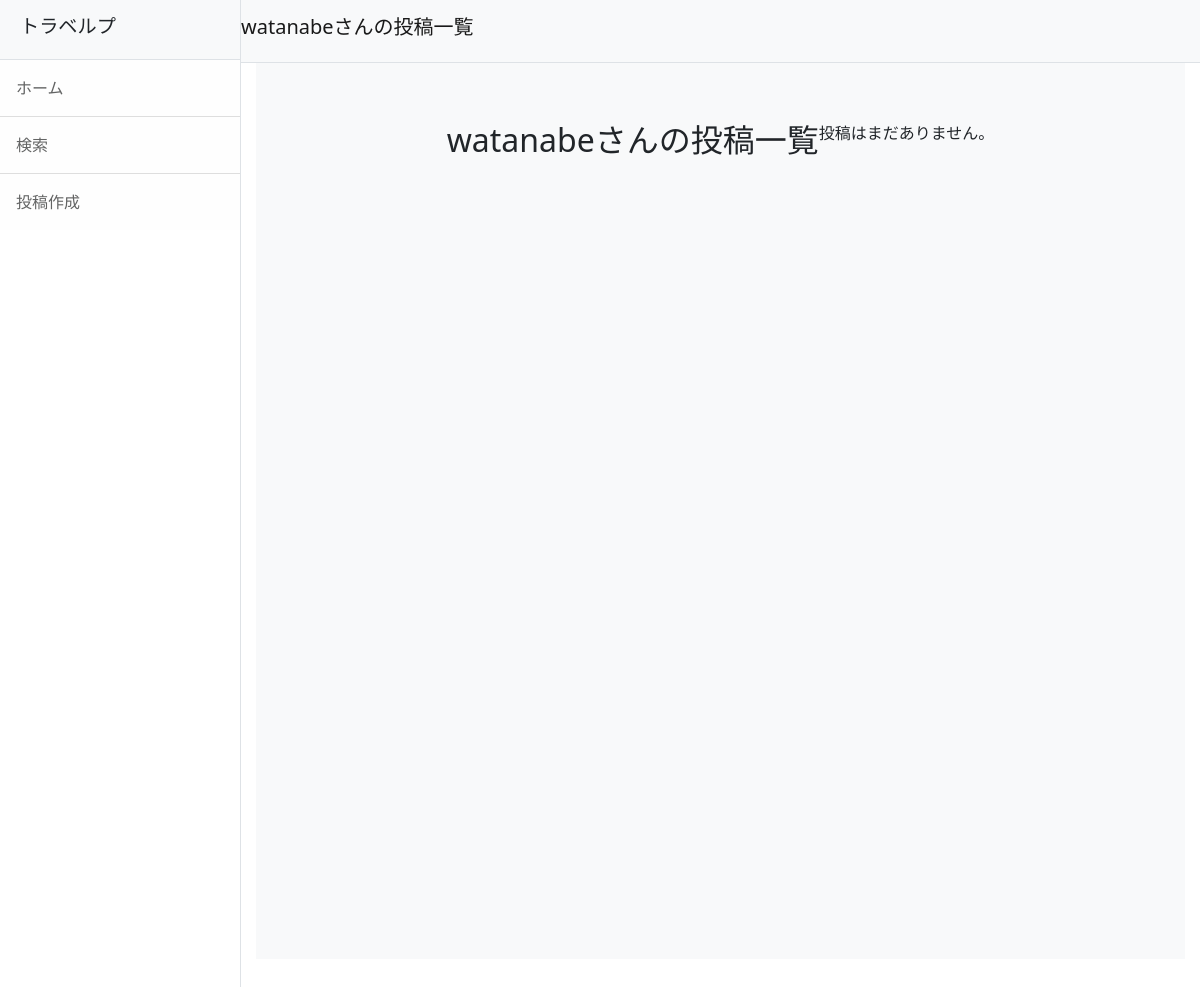
Before: /user/3/posts/ with the older database file.
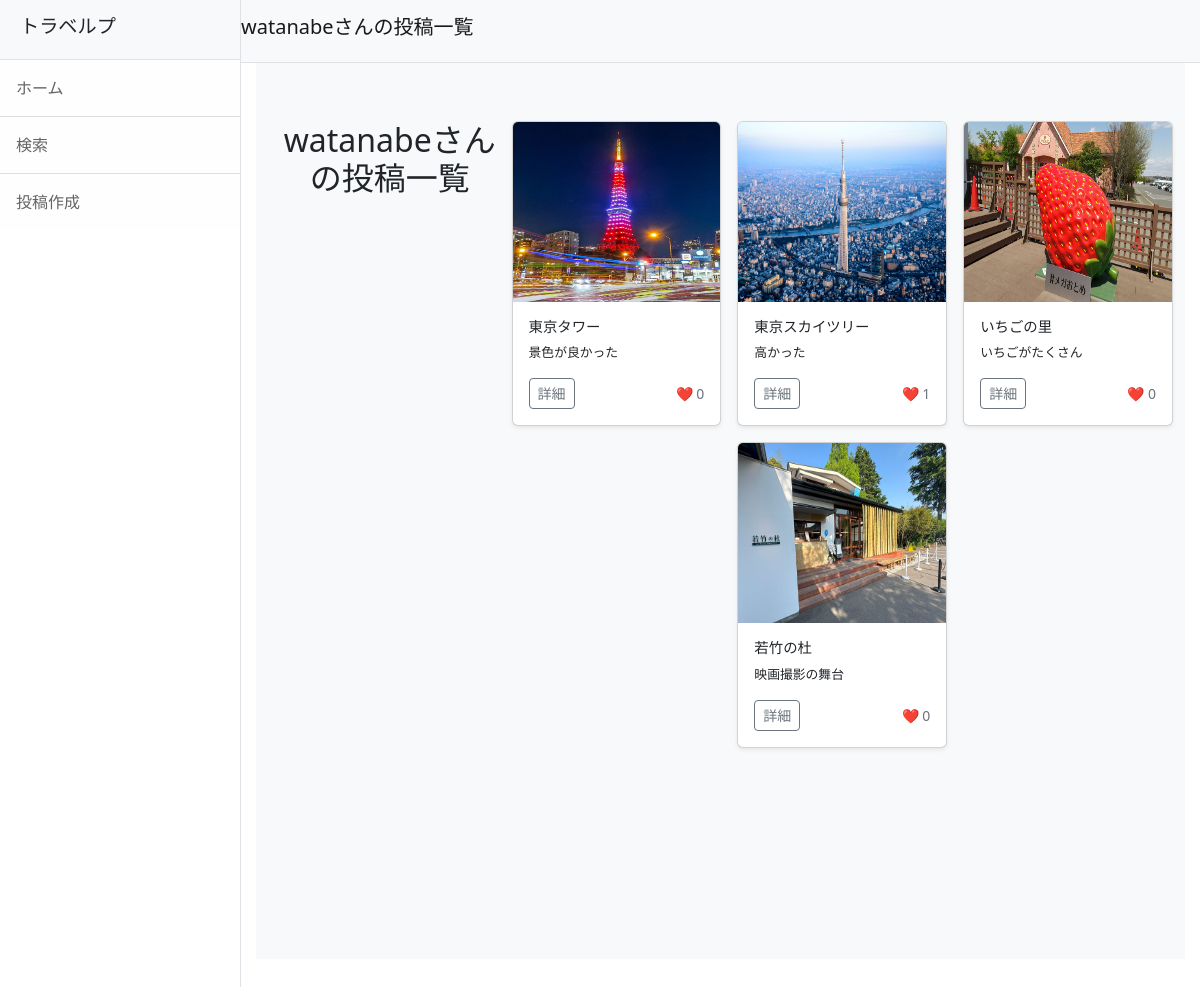
After: the same page with the newer database file.
### travelp/models.py (models this page shows, shortened)
class Post(models.Model):
    user = models.ForeignKey(CustomUser, on_delete=models.SET_NULL, null=True, blank=True)
    title = models.CharField(max_length=200)
    comment = models.TextField()
    created_at = models.DateTimeField(auto_now_add=True)
    caption = models.TextField(verbose_name='場所', blank=True)
    fundraising = models.BooleanField(default=False)
    latitude = models.DecimalField(max_digits=15, decimal_places=11, null=True, blank=True)  # 緯度
    longitude = models.DecimalField(max_digits=15, decimal_places=11, null=True, blank=True)  # 経度
    def like_count(self):
        return self.likes.count()  # 投稿に対する「いいね」の数を返す

class PostImage(models.Model):
    post = models.ForeignKey(Post, related_name='images', on_delete=models.CASCADE)
    image = models.ImageField(upload_to='photos')

### travelp/views.py (the view)
# urls.py: path('user/<int:user_id>/posts/', views.user_posts, name='user_posts'),
def user_posts(request, user_id):
    user = get_object_or_404(CustomUser, id=user_id)  # ユーザーを取得
    posts = Post.objects.filter(user=user)  # そのユーザーの投稿を取得
    return render(request, 'user_posts.html', {'user': user, 'posts': posts})

### travelp/templates/user_posts.html (shortened to what this page needs)
{% extends 'base.html' %}
{% load static %}
{% block header %}{{ user.username }}さんの投稿一覧{% endblock %}
{% block content %}
<section class="album py-5 bg-light">
  <div class="container">
    <h2 class="text-center mb-4">{{ user.username }}さんの投稿一覧</h2>
    <div class="row g-3 justify-content-center">
      {% for post in posts %}
        <div class="col-sm-6 col-md-4 d-flex" style="max-width: 350px;">
          <div class="card shadow-sm w-100" style="min-height: 250px;">
            {% if post.images.exists %}
              <img src="{{ post.images.first.image.url }}" class="bd-placeholder-img card-img-top" width="100%" height="180" alt="投稿画像">
            {% else %}
              <img src="{% static 'default-thumbnail.jpg' %}" class="bd-placeholder-img card-img-top" width="100%" height="180" alt="デフォルト画像">
            {% endif %}
            <div class="card-body d-flex flex-column">
              <h5 class="card-title" style="font-size: 0.9rem;">{{ post.title|slice:":10" }}{% if post.title|length > 10 %}...{% endif %}</h5>
              <p class="card-text flex-grow-1" style="font-size: 0.8rem;">{{ post.comment|slice:":10" }}{% if post.comment|length > 10 %}...{% endif %}</p>
              <div class="d-flex justify-content-between align-items-center">
                <a href="{% url 'travelp:post_detail' post.pk %}" class="btn btn-sm btn-outline-secondary">詳細</a>
                <small class="text-muted">❤️ {{ post.like_count }}</small>
              </div>
            </div>
          </div>
        </div>
      {% empty %}
        <div class="col-12 text-center">
          <p>投稿はまだありません。</p>
        </div>
      {% endfor %}
    </div>
  </div>
</section>
{% endblock %}

Changed rows visible on the page:
added Post: images.first.image (picture), title "東京タワー", comment "景色が良かった", like_count "0"
added Post: images.first.image (picture), title "東京スカイツリー", comment "高かった", like_count "1"
added Post: images.first.image (picture), title "いちごの里", comment "いちごがたくさん", like_count "0"
added Post: images.first.image (picture), title "若竹の杜", comment "映画撮影の舞台", like_count "0"
Other visible differences:
text no longer shown: "投稿はまだありません。"
